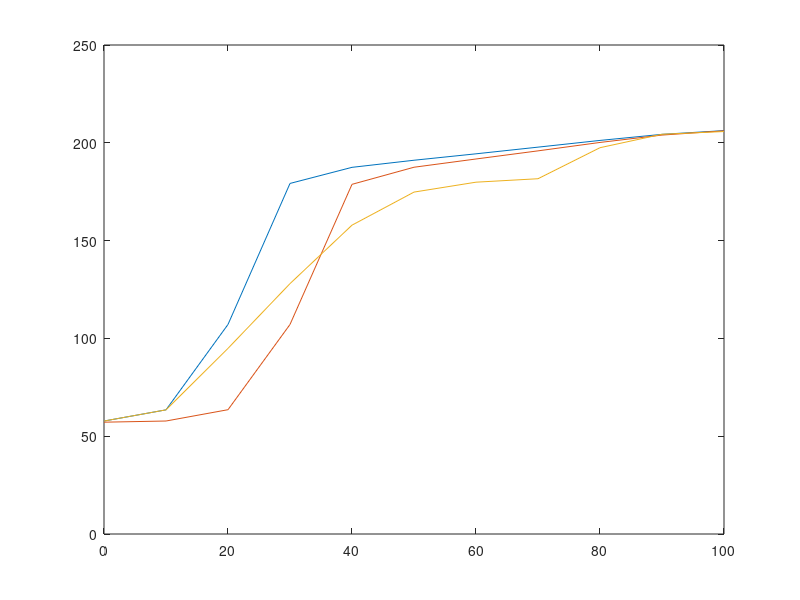

The MATLAB source for this figure: (Note: this script raises an error after producing the figure.)
close all

% paramChanges{numel(paramChanges)+1} = 'DRNLParams.rateToAttenuationFactorProb = 0.00;';%GOOD = 0.012  %DEFAULT = 0.005;  % strength of MOC
% paramChanges{numel(paramChanges)+1} = 'DRNLParams.MOCrateThresholdProb = 140;';%GOOD=140 %DEFAULT = 70;
% paramChanges{numel(paramChanges)+1} = 'OMEParams.rateToAttenuationFactorProb = 0;';%DEFAULT = 0.01;
% paramChanges{numel(paramChanges)+1} = 'DRNLParams.a=1e4;'; %DEFAULT = 5e4;

data(1,:) = [57.7536   63.4700  107.1336  179.2254  187.4560  191.0853  194.3707  197.7813  201.2181  204.3290  206.2312];
data(2,:) = [57.1659   57.7662   63.5498  107.1202  178.7683  187.5097  191.7263  195.8818  200.1848  203.9475  206.1200];
data(3,:) = [57.7536   63.4700   94.9067  128.0028  157.8979  174.8033  179.8676  181.6341  197.4968  204.3665  205.7559];

levAx = 0:10:100;

figure(50)
plot(levAx, data')
legend(...
    'Normal',...
    'Fixed 10 dB att''n',...
    'Auto (T=) (F=)',...
    4);
title('1 kHz')

